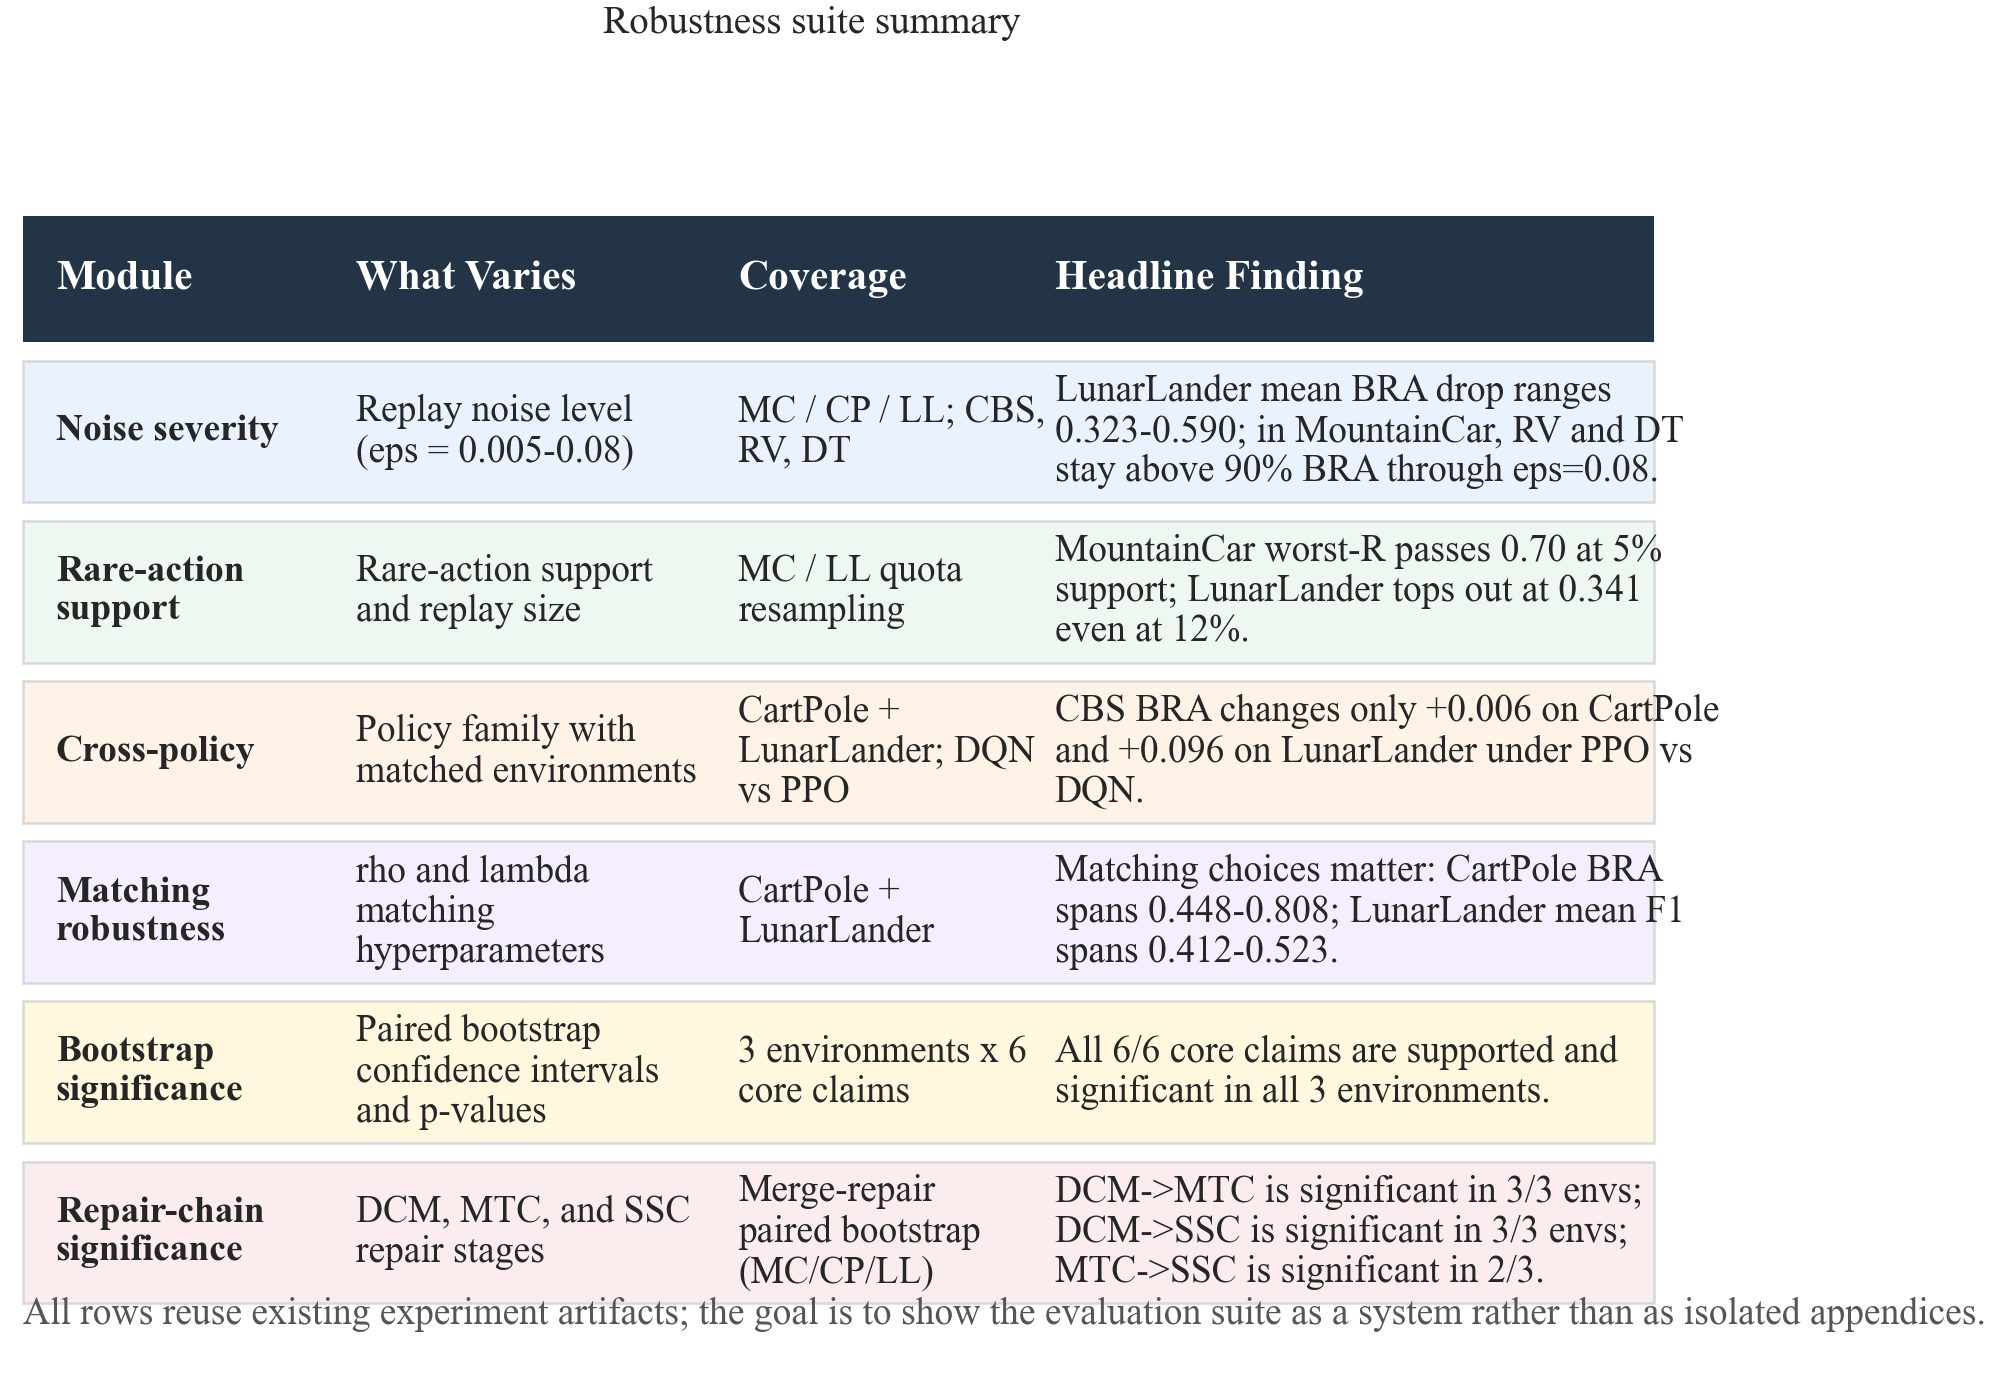

Write Python code to recreate this figure.
#!/usr/bin/env python
"""Compact summary of the robustness suite."""

import sys, os
sys.path.insert(0, os.path.dirname(os.path.dirname(os.path.abspath(__file__))))

import textwrap

import matplotlib.pyplot as plt
from matplotlib.patches import Rectangle

from experiments.generate_suite_summary import build_robustness_suite_summary
from figures._style import apply_style, savefig, COL2


ROW_COLORS = [
    "#EAF2FF",
    "#EEF8F1",
    "#FFF3E8",
    "#F4EEFF",
    "#FFF8DE",
    "#FBEDEE",
]


def _wrap(text, width):
    return textwrap.fill(text, width=width)


def main():
    apply_style()
    rows = build_robustness_suite_summary()

    wrapped_rows = []
    for row in rows:
        wrapped = {
            "module": _wrap(row["module"], 14),
            "what_varies": _wrap(row["what_varies"], 20),
            "coverage": _wrap(row["coverage"], 18),
            "headline": _wrap(row["headline"], 42),
        }
        line_count = max(len(text.splitlines()) for text in wrapped.values())
        row_height = max(0.92, 0.24 * line_count + 0.18)
        wrapped_rows.append((wrapped, row_height))

    header_height = 0.82
    row_gap = 0.12
    footer_height = 0.34
    top_pad = 0.30
    bottom_pad = 0.22
    total_height = (
        top_pad
        + header_height
        + sum(row_height for _, row_height in wrapped_rows)
        + row_gap * (len(wrapped_rows) - 1)
        + footer_height
        + bottom_pad
    )

    fig_height = max(5.2, total_height * 0.62)
    fig, ax = plt.subplots(figsize=(COL2, fig_height))
    ax.set_xlim(0, 1)
    ax.set_ylim(0, total_height)
    ax.axis("off")

    columns = [
        ("Module", 0.03),
        ("What Varies", 0.21),
        ("Coverage", 0.44),
        ("Headline Finding", 0.63),
    ]

    current_y = total_height - top_pad
    header_y0 = current_y - header_height
    header_y = header_y0 + header_height / 2.0
    ax.add_patch(Rectangle((0.01, header_y0), 0.98, header_height, facecolor="#243447", edgecolor="none"))
    for title, xpos in columns:
        ax.text(xpos, header_y, title, color="white", fontweight="bold", va="center", ha="left")

    current_y = header_y0 - row_gap
    for row_idx, ((wrapped, row_height), row) in enumerate(zip(wrapped_rows, rows)):
        y0 = current_y - row_height
        y_mid = y0 + row_height / 2.0
        ax.add_patch(
            Rectangle(
                (0.01, y0),
                0.98,
                row_height,
                facecolor=ROW_COLORS[row_idx % len(ROW_COLORS)],
                edgecolor="#D9D9D9",
                linewidth=0.6,
            )
        )
        ax.text(columns[0][1], y_mid, wrapped["module"], va="center", ha="left", fontweight="bold", fontsize=9)
        ax.text(columns[1][1], y_mid, wrapped["what_varies"], va="center", ha="left", fontsize=9)
        ax.text(columns[2][1], y_mid, wrapped["coverage"], va="center", ha="left", fontsize=9)
        ax.text(columns[3][1], y_mid, wrapped["headline"], va="center", ha="left", fontsize=9)
        current_y = y0 - row_gap

    ax.text(
        0.01,
        bottom_pad + 0.03,
        "All rows reuse existing experiment artifacts; the goal is to show the evaluation suite as a system rather than as isolated appendices.",
        fontsize=9,
        color="#555555",
        ha="left",
        va="bottom",
    )
    fig.suptitle("Robustness suite summary", fontsize=9.4, y=0.985)

    savefig(fig, "fig_suite_summary")


if __name__ == "__main__":
    main()
